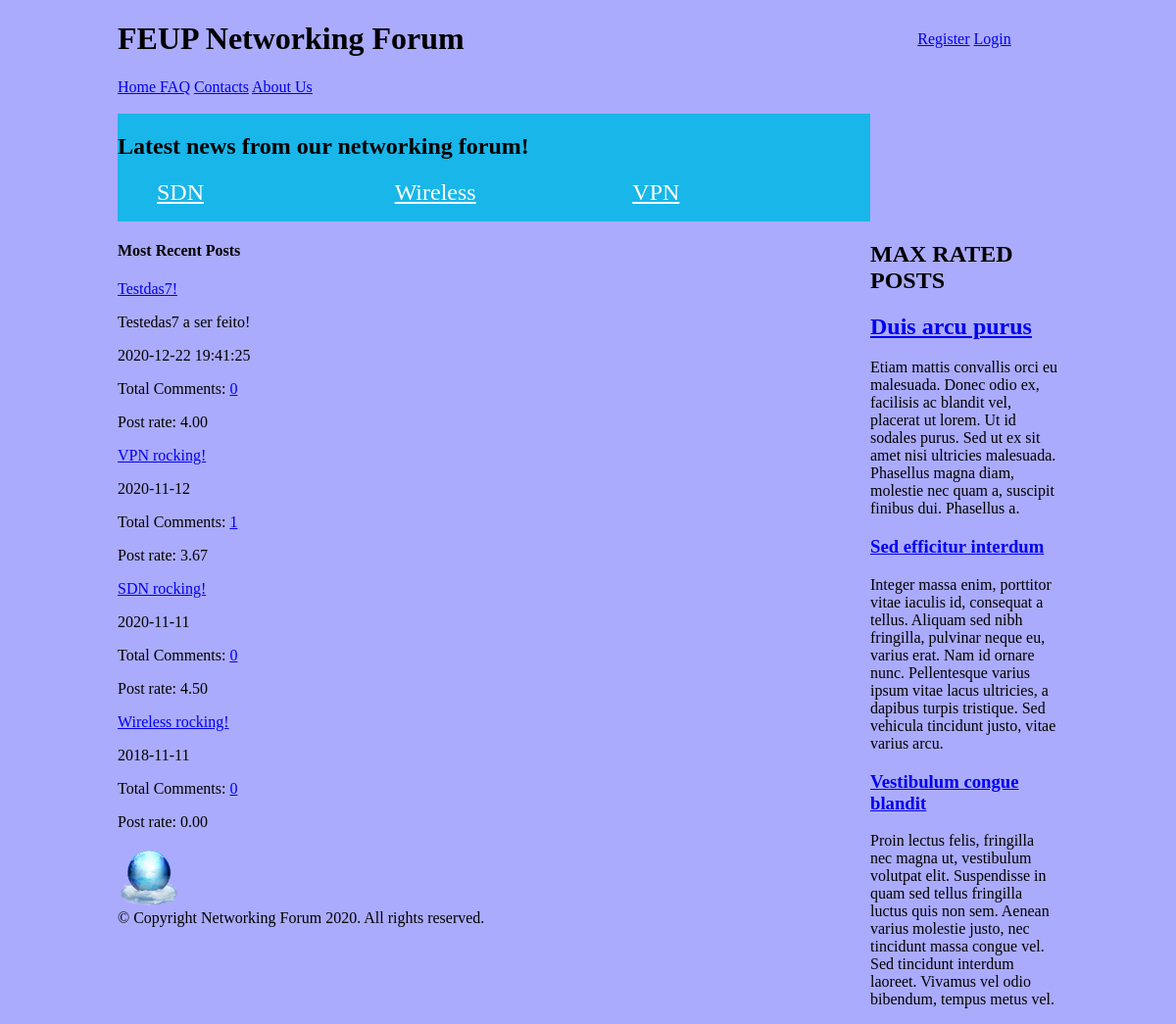
Page /php/initialpage.php on the committed database.
### tables this page shows
CREATE TABLE forumpost (
    postid integer PRIMARY KEY AUTOINCREMENT,
    posttitle text NOT NULL,
    content text CHECK(LENGTH(content)>= 0 AND LENGTH(content)<20000),
    username text REFERENCES user, 
    published INTEGER, -- date when the article was published in epoch format
    topic text REFERENCES topic, 
    postrate integer CHECK(postrate>=0 AND postrate <=5)
   -- forumpostcollection_id integer REFERENCES collection
    );

### php/initialpage.php (called while the page is built)
<?php
  require_once("../database/init.php");
  require_once("../database/posts.php");
  require_once("../database/comments.php");
  include_once("../templates/homepage_section/header_pagina_inicial_tpl.php");
  include_once("../templates/homepage_section/topics_tpl.php");
  $stories = getAllPosts();
  include_once("../templates/homepage_section/max_rated_tpl.php");
  include_once("../templates/homepage_section/most_recent_posts_tpl.php");
  include_once("../templates/static_sections/footer_tpl.php");
?>

### database/posts.php (called while the page is built, shortened)
<?php
function getAllPosts()
{
  global $dbh;
  $stmt = $dbh->prepare('SELECT * FROM forumpost ORDER BY published DESC');
  $stmt->execute();
  return $stmt->fetchAll();
}

### database/comments.php (called while the page is built, shortened)
<?php
  function getTotalOfCommentsOnPost($postid){
    global $dbh;
    $stmt = $dbh->prepare('SELECT COUNT(comment.postid) as numbOfComments FROM comment WHERE postid = ?');
    $stmt->execute(array($postid));
    return $stmt->fetchColumn();
  }
?>

### templates/homepage_section/most_recent_posts_tpl.php (the view)
<?php
require_once("../database/comments.php");
?>
<section id="posts">
  <article>
  <aside id="related">
   <h1> Most Recent Posts</h1>
   <?php foreach ($stories as $story) { ?>
   <article>
    <a href="../php/post.php?postid=<?php echo $story['postid'] ?>"><?php echo $story['posttitle'] ?></a>
    <p><?php echo $story['content'] ?></p>
    <p class="date"><?= $story['published'] ;?></p>
    <?php $numbOfComments = getTotalOfCommentsOnPost($story['postid']); ?>
    <p>Total Comments: <a href="../php/post.php?postitle=<?php echo $story['posttitle'] ?>&postid=<?php echo $story['postid']?>">
    <?php echo $numbOfComments; ?></a>
    <p>Post rate: <?php echo number_format($story["postrate"], 2, '.', ''); ?></p>
   </article>
  </aside>
<?php  } ?>

### templates/homepage_section/header_pagina_inicial_tpl.php (shortened to what this page needs)
<!DOCTYPE html>
<html lang="en">
<head>
    <link href="../css/initialpage.css" rel="stylesheet">
</head>
<body>
    <header>
        <h1> FEUP Networking Forum </h1>
        <div id="signup">
            <a href="register.php">Register</a>
            <?php if (!isset($_SESSION["username"])) { ?>
            <a href="login.php">Login</a>
            <?php } ?>
        </div>
        <div id="otherpages">
            <a href="initialpage.php"> Home </a>
            <a href="../php/FAQ.php">FAQ</a>
            <a href="../php/contacts.php">Contacts</a>
            <a href="../php/aboutUs.html">About Us</a> <br> <br>
        </div>
</head>
<body>

### templates/homepage_section/topics_tpl.php
<nav id="topics">
            <h2> Latest news from our networking forum!  </h2>
        <ul>
            <li><a href="../php/list_by_topic.php?topic=SDN">SDN</a></li>
            <li><a href="../php/list_by_topic.php?topic=Wireless">Wireless</a></li>
            <li><a href="../php/list_by_topic.php?topic=VPN">VPN</a></li>
        </ul>
</nav>

### templates/homepage_section/max_rated_tpl.php
<aside id="maxrated">
        <h1> MAX RATED POSTS</h1>
        <article>
          <h2><a href="#">Duis arcu purus</a></h1>
          <p>Etiam mattis convallis orci eu malesuada. Donec odio ex, facilisis ac blandit vel, placerat ut lorem. Ut id sodales purus. Sed ut ex sit amet nisi ultricies malesuada. Phasellus magna diam, molestie nec quam a, suscipit finibus dui. Phasellus a.</p>
        </article>
        <article>
          <h1><a href="#">Sed efficitur interdum</a></h1>
          <p>Integer massa enim, porttitor vitae iaculis id, consequat a tellus. Aliquam sed nibh fringilla, pulvinar neque eu, varius erat. Nam id ornare nunc. Pellentesque varius ipsum vitae lacus ultricies, a dapibus turpis tristique. Sed vehicula tincidunt justo, vitae varius arcu.</p>
        </article>
        <article>
          <h1><a href="#">Vestibulum congue blandit</a></h1>
          <p>Proin lectus felis, fringilla nec magna ut, vestibulum volutpat elit. Suspendisse in quam sed tellus fringilla luctus quis non sem. Aenean varius molestie justo, nec tincidunt massa congue vel. Sed tincidunt interdum laoreet. Vivamus vel odio bibendum, tempus metus vel.</p>
        </article>
</aside>

### templates/static_sections/footer_tpl.php
<footer>
    <div class="container" id="footer-bottom">
    <img id="footer-logo" src="../images/Heaven-Networking-icon.png" style="vertical-align:middle;">
    <div id="copyright">
        © Copyright Networking Forum 2020. All rights reserved.
    </div>
    </div>
</footer>
</body>
</html>

### css/initialpage.css (style rules this page uses)
body { background-color: #ababfd; margin: 0 auto; width: 60em; display: grid; grid-template-columns: [start] 4fr [middle] 1fr [end]; grid-template-rows: [start] auto [topics] auto [posts] 1fr [footer] auto [end]; }
body > header h1 { font-family: garamond; }
body > header { grid-column: start / end; }
#topics { background-color: #19B6E9; grid-column: start; }
aside { grid-column: middle; grid-row: topics/end; }
#posts { grid-column: start; }
body > header { display: grid; grid-template-columns: [start] 4fr [middle] 1fr [end]; grid-template-rows: auto auto; }
body > header h1 { grid-column: 1; grid-row: 1; }
body > header #signup { grid-column: 2; grid-row: 1; justify-self: center; align-self: center; }
#topics ul { display: flex; flex-direction: row; }
#topics li { display: block; flex: 1; color: white; }
#topics li a { color: white; font-family: Georgia, 'Times New Roman', Times, serif; font-size: x-large; }
footer { bottom:100; width:100%; height:60px; }

### rows in the picture
forumpost: posttitle "Testdas7!", content "Testedas7 a ser feito!", published "2020-12-22 19:41:25", numbOfComments "0", postrate "4.00"
forumpost: posttitle "VPN rocking!", published "2020-11-12", numbOfComments "1", postrate "3.67"
forumpost: posttitle "SDN rocking!", published "2020-11-11", numbOfComments "0", postrate "4.50"
forumpost: posttitle "Wireless rocking!", published "2018-11-11", numbOfComments "0", postrate "0.00"
